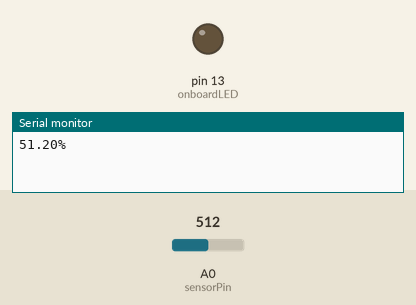
This sketch was run on a simulated Arduino Uno, built with avr-gcc and run on an emulated ATmega328P. Shown: output pins drawn as LEDs (lit = HIGH), the last lines printed to the serial monitor. The inputs (shaded band) are chosen by the test bench; at power-on: A0 (sensorPin) = 512.

Above: at 0.1 s.
At 0.6 s:
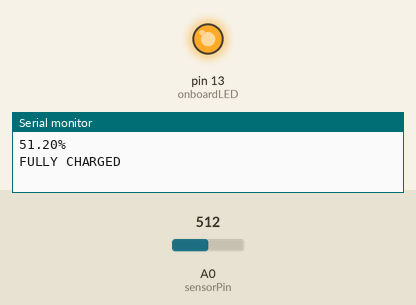
Timing chart, 0 to 2.1 s (numbered marks = the images above):
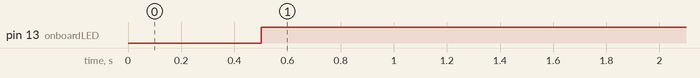

Measured:
- by itself, pin 13 (onboardLED): LOW → HIGH at 0.50 s

The sketch:

lostInSpace_6.ino
```cpp
int sensorPin = A0;
int sensorValue = 0;
int onboardLED = 13;
unsigned int batteryCapacity = 1000;
unsigned int batteryLevel = 0;

void PrintBatteryPercentage() {
  Serial.print((double)batteryLevel/ (double)batteryCapacity*100);
  Serial.println("%");
}

void setup() {
  pinMode(onboardLED, OUTPUT);
  Serial.begin(9600);
}

void loop() {
  sensorValue = analogRead(sensorPin);
  batteryLevel += sensorValue;

  if (batteryLevel >= batteryCapacity) {
    Serial.println("FULLY CHARGED");
    batteryLevel = batteryCapacity;
    digitalWrite(onboardLED, HIGH);
    delay(10000);
  } else {
    //digitalWrite(onboardLED, HIGH);
    //delay(sensorValue);
    //digitalWrite(onboardLED, LOW);
    //delay(sensorValue);
    PrintBatteryPercentage();
    delay(500);
  }

}
```
